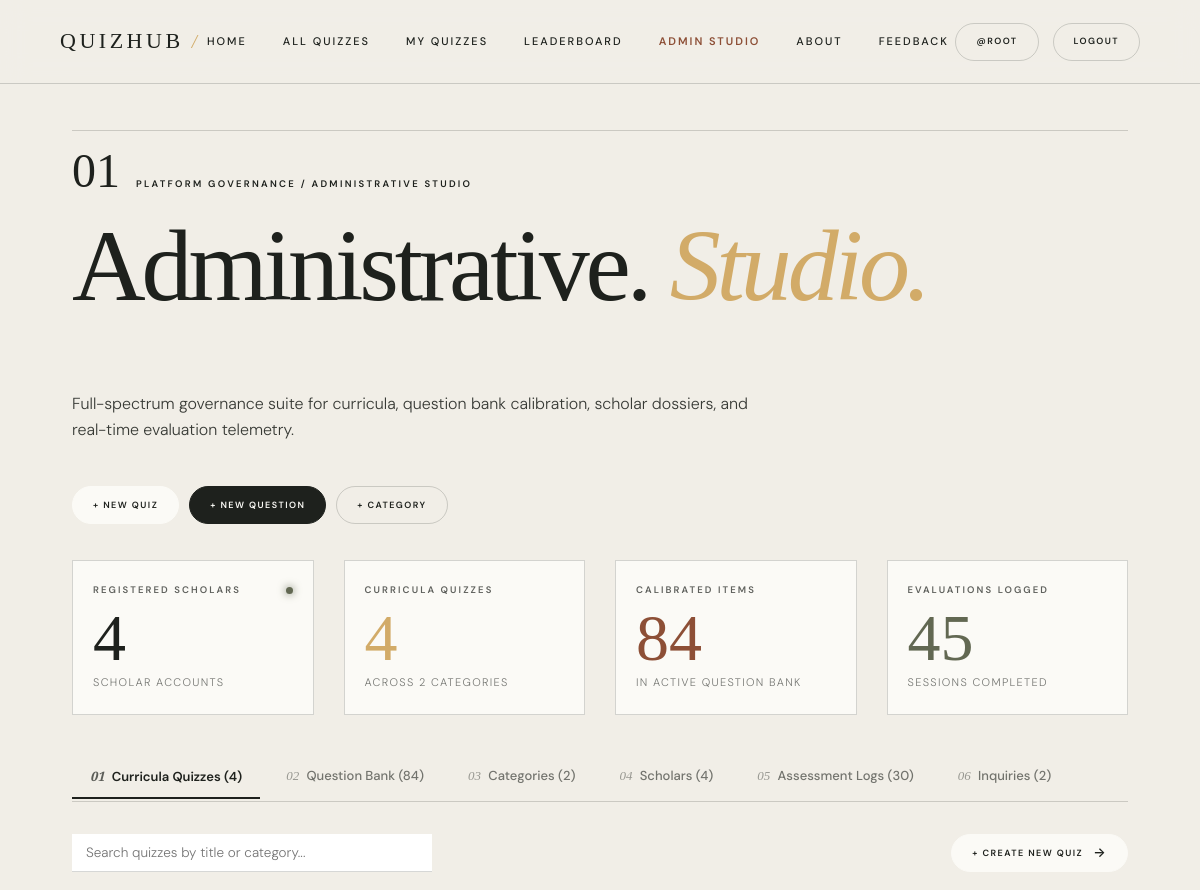
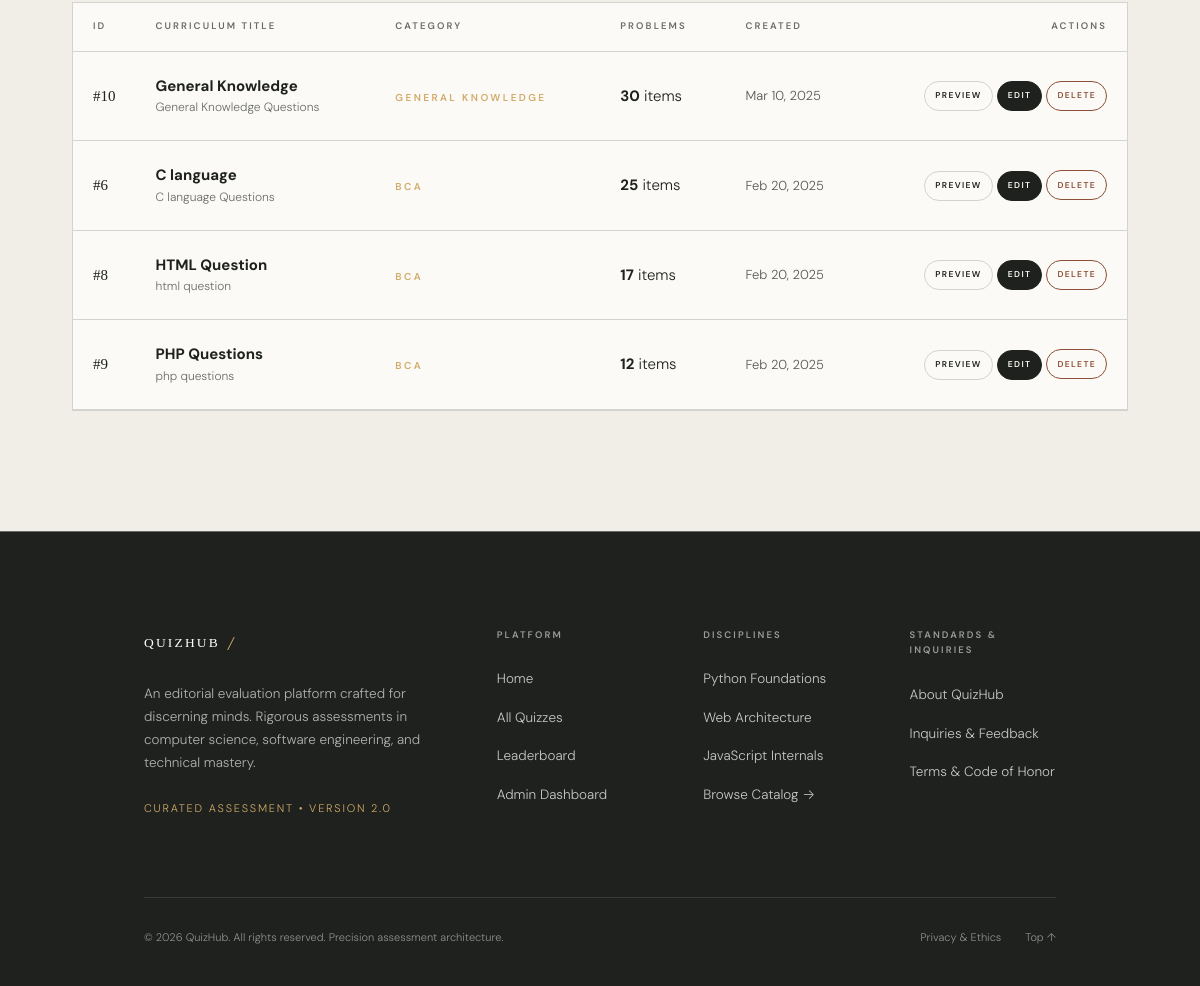
Screenshot of /portal/ (signed in) with the database file from the repository (2 pictures, top to bottom).
### quiz1/models.py (models this page shows, shortened)
class Quiz(models.Model):
    title = models.CharField(max_length=50)
    description = models.TextField(max_length=50)
    category = models.ForeignKey(Category, on_delete=models.CASCADE)
    create_at = models.DateField(auto_now_add=True)
    update_at = models.DateField(auto_now=True)

class Category(models.Model):
    name = models.CharField(max_length=20)

### base/portal_views.py (the view)
# urls.py: path('', portal_views.portal_dashboard, name='portal_dashboard'),
@user_passes_test(is_admin, login_url='login')
def portal_dashboard(request):
    total_users = User.objects.count()
    total_quizzes = Quiz.objects.count()
    total_questions = Question.objects.count()
    total_submissions = UserScore.objects.count()
    total_categories = Category.objects.count()
    pending_inquiries = ContactMessage.objects.count()
    quizzes = Quiz.objects.select_related('category').annotate(
        q_count=Count('question')
    ).order_by('-create_at')
    categories = Category.objects.annotate(
        quiz_count=Count('quiz')
    ).order_by('name')
    questions = Question.objects.select_related('quiz').prefetch_related('choice_set').order_by('-id')[:50]
    scholars = User.objects.annotate(
        attempts_count=Count('userscore')
    ).order_by('-date_joined')[:30]
    submissions = UserScore.objects.select_related('user', 'quiz').order_by('-completed_at')[:30]
    inquiries = ContactMessage.objects.select_related('user').order_by('-created_at')
    context = {
        'total_users': total_users,
        'total_quizzes': total_quizzes,
        'total_questions': total_questions,
        'total_submissions': total_submissions,
        'total_categories': total_categories,
        'pending_inquiries': pending_inquiries,
        'quizzes': quizzes,
        'categories': categories,
        'questions': questions,
        'scholars': scholars,
        'submissions': submissions,
        'inquiries': inquiries,
    }
    return render(request, 'portal/dashboard.html', context)

### base/portal_views.py (called while the page is built)
def is_admin(user):
    return user.is_authenticated and (user.is_superuser or user.is_staff)

### templates/portal/dashboard.html (shortened to what this page needs)
{% extends "../index.html" %}
{% load static %}
{% block content %}
<section class="section-pad chapter-paper" style="padding-top: 130px; min-height: 90vh;">
    <div class="zh-container">
        <div class="section-number">
            <span class="sn-num">01</span>
            <span>Platform Governance / Administrative Studio</span>
        </div>
        <div style="display: flex; justify-content: space-between; align-items: flex-end; flex-wrap: wrap; gap: 24px; margin-bottom: 36px;" class="reveal">
            <div>
                <h1>Administrative. <em>Studio.</em></h1>
                <p class="lede" style="margin-top: 12px; max-width: 680px;">
                    Full-spectrum governance suite for curricula, question bank calibration, scholar dossiers, and real-time evaluation telemetry.
                </p>
            </div>
            <div style="display: flex; gap: 10px; flex-wrap: wrap; align-items: center;">
                <button type="button" class="zh-btn zh-btn-primary zh-btn-sm" onclick="openModal('quizModal')">
                    + New Quiz
                </button>
                <button type="button" class="zh-btn zh-btn-ink zh-btn-sm" onclick="openModal('questionModal')">
                    + New Question
                </button>
                <button type="button" class="zh-btn zh-btn-outline zh-btn-sm" onclick="openModal('categoryModal')">
                    + Category
                </button>
            </div>
        </div>
        <div class="zh-grid-4 reveal" style="margin-bottom: 40px;">
            <div class="zh-card-light" style="padding: 22px 20px; position: relative;">
                <div style="display: flex; justify-content: space-between; align-items: center;">
                    <span class="zh-stat-label" style="margin: 0;">Registered Scholars</span>
                    <span style="display: inline-block; width: 7px; height: 7px; border-radius: 50%; background: var(--olive); box-shadow: 0 0 8px var(--olive);" title="Live Telemetry"></span>
                </div>
                <span class="zh-stat-num" id="kpi_users" style="color: var(--ink); margin-top: 8px;">{{ total_users }}</span>
                <span style="font-size: 11px; opacity: 0.6; display: block; margin-top: 4px; text-transform: uppercase; letter-spacing: 0.12em;">Scholar Accounts</span>
            </div>
            <div class="zh-card-light" style="padding: 22px 20px;">
                <span class="zh-stat-label" style="margin: 0;">Curricula Quizzes</span>
                <span class="zh-stat-num" id="kpi_quizzes" style="color: var(--ochre); margin-top: 8px;">{{ total_quizzes }}</span>
                <span style="font-size: 11px; opacity: 0.6; display: block; margin-top: 4px; text-transform: uppercase; letter-spacing: 0.12em;">Across {{ total_categories }} Categories</span>
            </div>
            <div class="zh-card-light" style="padding: 22px 20px;">
                <span class="zh-stat-label" style="margin: 0;">Calibrated Items</span>
                <span class="zh-stat-num" id="kpi_questions" style="color: var(--clay); margin-top: 8px;">{{ total_questions }}</span>
                <span style="font-size: 11px; opacity: 0.6; display: block; margin-top: 4px; text-transform: uppercase; letter-spacing: 0.12em;">In Active Question Bank</span>
            </div>
            <div class="zh-card-light" style="padding: 22px 20px;">
                <span class="zh-stat-label" style="margin: 0;">Evaluations Logged</span>
                <span class="zh-stat-num" id="kpi_submissions" style="color: var(--olive); margin-top: 8px;">{{ total_submissions }}</span>
                <span style="font-size: 11px; opacity: 0.6; display: block; margin-top: 4px; text-transform: uppercase; letter-spacing: 0.12em;">Sessions Completed</span>
            </div>
        </div>
        <div style="border-bottom: 1px solid var(--line); margin-bottom: 32px; display: flex; gap: 8px; overflow-x: auto; padding-bottom: 2px;" id="studioTabs">
            <button type="button" class="studio-tab-btn active" data-tab="tab-quizzes">
                <em>01</em> Curricula Quizzes ({{ quizzes|length }})
            </button>
            <button type="button" class="studio-tab-btn" data-tab="tab-questions">
                <em>02</em> Question Bank ({{ total_questions }})
            </button>
            <button type="button" class="studio-tab-btn" data-tab="tab-categories">
                <em>03</em> Categories ({{ categories|length }})
            </button>
            <button type="button" class="studio-tab-btn" data-tab="tab-scholars">
                <em>04</em> Scholars ({{ scholars|length }})
            </button>
            <button type="button" class="studio-tab-btn" data-tab="tab-submissions">
                <em>05</em> Assessment Logs ({{ submissions|length }})
            </button>
            <button type="button" class="studio-tab-btn" data-tab="tab-inquiries">
                <em>06</em> Inquiries ({{ inquiries|length }})
            </button>
        </div>
        <div id="tab-quizzes" class="studio-tab-panel active">
            <div style="display: flex; justify-content: space-between; align-items: center; margin-bottom: 20px; flex-wrap: wrap; gap: 14px;">
                <input type="text" id="quizSearchInput" placeholder="Search quizzes by title or category..." class="zh-input" style="max-width: 360px; padding: 10px 14px; font-size: 13.5px; background: #ffffff;">
                <button type="button" class="zh-btn zh-btn-primary zh-btn-sm" onclick="openModal('quizModal')">
                    + Create New Quiz <span class="zh-btn-arrow">→</span>
                </button>
            </div>
            <div class="zh-card-light" style="padding: 0; overflow-x: auto;">
                <table class="zh-table" id="quizTable">
                    <thead>
                        <tr>
                            <th style="width: 60px;">ID</th>
                            <th>Curriculum Title</th>
                            <th>Category</th>
                            <th>Problems</th>
                            <th>Created</th>
                            <th style="text-align: right;">Actions</th>
                        </tr>
                    </thead>
                    <tbody>
                        {% for quiz in quizzes %}
                        <tr class="quiz-row">
                            <td class="zh-rank-num">#{{ quiz.id }}</td>
                            <td>
                                <strong style="font-size: 15px;">{{ quiz.title }}</strong>
                                <span style="display: block; font-size: 12px; opacity: 0.65; max-width: 380px; white-space: nowrap; overflow: hidden; text-overflow: ellipsis;">
                                    {{ quiz.description|default:"No description provided." }}
                                </span>
                            </td>
                            <td>
                                <span class="eyebrow" style="margin: 0; padding: 0; border: none; color: var(--ochre);">
                                    {{ quiz.category.name }}
                                </span>
                            </td>
                            <td>
                                <strong>{{ quiz.q_count }}</strong> items
                            </td>
                            <td style="font-size: 13px; opacity: 0.75;">
                                {{ quiz.create_at|date:"M d, Y" }}
                            </td>
                            <td style="text-align: right; white-space: nowrap;">
                                <a href="{% url 'quiz' quiz.id %}" class="zh-btn zh-btn-outline zh-btn-sm" style="padding: 0 10px; height: 30px; font-size: 8.5px;" title="Attempt Quiz in Exam Mode">
                                    Preview
                                </a>
                                <a href="{% url 'portal_quiz_edit' quiz.id %}" class="zh-btn zh-btn-ink zh-btn-sm" style="padding: 0 10px; height: 30px; font-size: 8.5px;">
                                    Edit
                                </a>
                                <form method="POST" action="{% url 'portal_quiz_delete' quiz.id %}" style="display: inline;" onsubmit="return confirm('Are you sure you want to permanently delete this quiz and all its questions?');">
                                    <button type="submit" class="zh-btn zh-btn-outline zh-btn-sm" style="padding: 0 10px; height: 30px; font-size: 8.5px; color: var(--clay); border-color: var(--clay);">
                                        Delete
                                    </button>
                                </form>
                            </td>
                        </tr>
                        {% empty %}
                        <tr>
                            <td colspan="6" style="text-align: center; padding: 48px; color: rgba(30,33,29,0.6);">
                                No quizzes found in repository.
                            </td>
                        </tr>
                        {% endfor %}
                    </tbody>
                </table>
            </div>
        </div>
    </div>
</section>
{% endblock content %}

### templates/index.html (shortened to what this page needs)
{% load static %}
<!DOCTYPE html>
<html lang="en">
<head>
    <link rel="stylesheet" href="{% static 'css/style.css' %}">
</head>
<body class="{% block body_class %}{% endblock body_class %}">
    {% include "components/navbar.html" %}
    <main id="main-content">
        {% block content %}
        {% endblock content %}
    </main>
    {% include "components/footer.html" %}
</body>
</html>

### templates/components/navbar.html (shortened to what this page needs)
{% load static %}
<header class="site-header" data-header>
    <a href="{% url 'home' %}" class="wordmark" aria-label="QuizHub Home">
        QuizHub <em>/</em>
    </a>
    <nav class="desktop-nav" aria-label="Main Navigation">
        <a href="{% url 'home' %}">Home</a>
        <a href="{% url 'all_quiz' %}">All Quizzes</a>
        {% if request.user.is_authenticated %}
        <a href="{% url 'my_quizzes' %}">My Quizzes</a>
        {% endif %}
        <a href="{% url 'leaderboard' %}">Leaderboard</a>
        {% if request.user.is_superuser or request.user.is_staff %}
        <a href="{% url 'portal_dashboard' %}" style="color: var(--clay); font-weight: 600;">Admin Studio</a>
        {% endif %}
        <a href="{% url 'about' %}">About</a>
        <a href="{% url 'contactUs' %}">Feedback</a>
    </nav>
    <div class="header-actions">
        {% if request.user.is_authenticated %}
            <a href="{% url 'profile' request.user.username %}" class="zh-btn zh-btn-outline zh-btn-sm header-cta">
                @{{ request.user.username }}
            </a>
            <a href="{% url 'logout' %}" class="zh-btn zh-btn-outline zh-btn-sm header-cta">
                Logout
            </a>
        {% endif %}
    </div>
</header>

### templates/components/footer.html
{% load static %}
<footer class="site-footer" role="contentinfo">
    <div class="zh-container">
        <div class="footer-grid">
            <div class="footer-col">
                <a href="{% url 'home' %}" class="wordmark" style="color: #ffffff; margin-bottom: 24px;">
                    QuizHub <em>/</em>
                </a>
                <p style="font-size: 13.5px; line-height: 1.7; color: rgba(255, 255, 255, 0.65); max-width: 380px;">
                    An editorial evaluation platform crafted for discerning minds. Rigorous assessments in computer science, software engineering, and technical mastery.
                </p>
                <p style="font-size: 11px; letter-spacing: 0.16em; text-transform: uppercase; color: var(--ochre); margin-top: 24px;">
                    Curated Assessment • Version 2.0
                </p>
            </div>
            <div class="footer-col">
                <h5>Platform</h5>
                <ul>
                    <li><a href="{% url 'home' %}">Home</a></li>
                    <li><a href="{% url 'all_quiz' %}">All Quizzes</a></li>
                    <li><a href="{% url 'leaderboard' %}">Leaderboard</a></li>
                    {% if request.user.is_superuser %}
                    <li><a href="{% url 'dashboard' %}">Admin Dashboard</a></li>
                    {% endif %}
                </ul>
            </div>
            <div class="footer-col">
                <h5>Disciplines</h5>
                <ul>
                    <li><a href="{% url 'view_course' %}">Python Foundations</a></li>
                    <li><a href="{% url 'view_course' %}">Web Architecture</a></li>
                    <li><a href="{% url 'view_course' %}">JavaScript Internals</a></li>
                    <li><a href="{% url 'all_quiz' %}">Browse Catalog →</a></li>
                </ul>
            </div>
            <div class="footer-col">
                <h5>Standards & Inquiries</h5>
                <ul>
                    <li><a href="{% url 'about' %}">About QuizHub</a></li>
                    <li><a href="{% url 'contactUs' %}">Inquiries & Feedback</a></li>
                    <li><a href="{% url 'termsAndConditions' %}">Terms & Code of Honor</a></li>
                </ul>
            </div>
        </div>
        <div class="footer-bottom">
            <div>
                © 2026 QuizHub. All rights reserved. Precision assessment architecture.
            </div>
            <div style="display: flex; gap: 24px;">
                <a href="{% url 'termsAndConditions' %}" style="color: inherit;">Privacy & Ethics</a>
                <a href="#main-content" style="color: inherit;">Top ↑</a>
            </div>
        </div>
    </div>
</footer>

### templates/portal/dashboard.html (style rules this page uses)
.studio-tab-btn { background: none; border: none; border-bottom: 2px solid transparent; padding: 12px 18px; font-family: var(--sans); font-size: 13px; font-weight: 500; color: rgba(30, 33, 29, 0.6); cursor: pointer; transition: all 0.2s ease; white-space: nowrap; }
.studio-tab-btn em { font-family: var(--serif); font-style: italic; margin-right: 4px; opacity: 0.7; }
.studio-tab-btn.active { color: var(--ink); border-bottom-color: var(--ink); font-weight: 600; }
.studio-tab-panel { display: none; }
.studio-tab-panel.active { display: block; animation: fadeIn 0.25s ease; }

### rows the page displays
Quiz: id "10", title "General Knowledge", description "General Knowledge Questions", category.name "GENERAL KNOWLEDGE", q_count "30", create_at "Mar 10, 2025"
Quiz: id "6", title "C language", description "C language Questions", category.name "BCA", q_count "25", create_at "Feb 20, 2025"
Quiz: id "8", title "HTML Question", description "html question", category.name "BCA", q_count "17", create_at "Feb 20, 2025"
Quiz: id "9", title "PHP Questions", description "php questions", category.name "BCA", q_count "12", create_at "Feb 20, 2025"

### other values shown
{{ request.user.username }} "ROOT"
{{ total_users }} "4"
{{ total_quizzes }} "4"
{{ total_categories }} "2"
{{ total_questions }} "84"
{{ total_submissions }} "45"
{{ quizzes|length }} "4"
{{ categories|length }} "2"
{{ scholars|length }} "4"
{{ submissions|length }} "30"
{{ inquiries|length }} "2"
